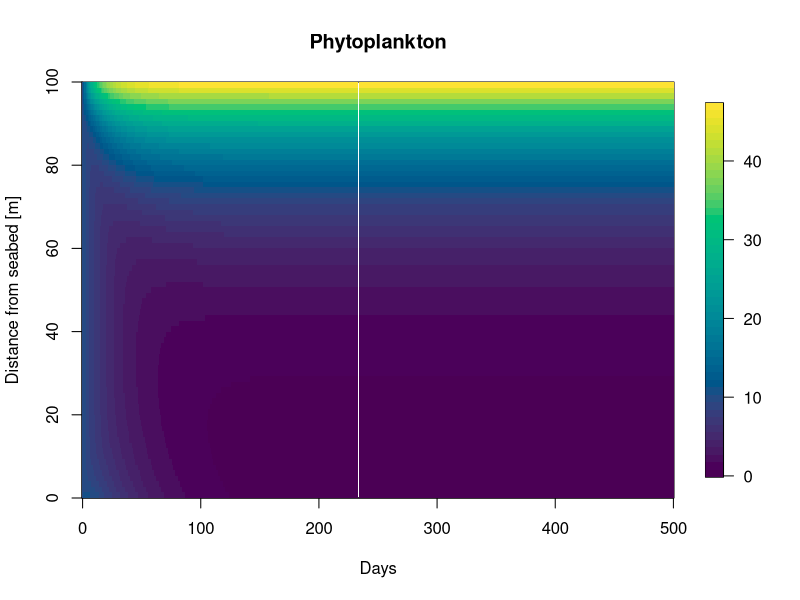
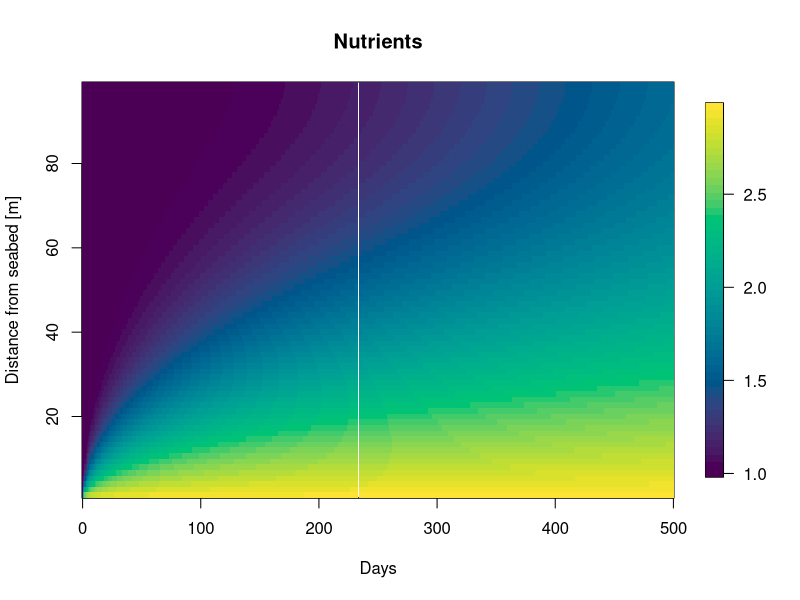
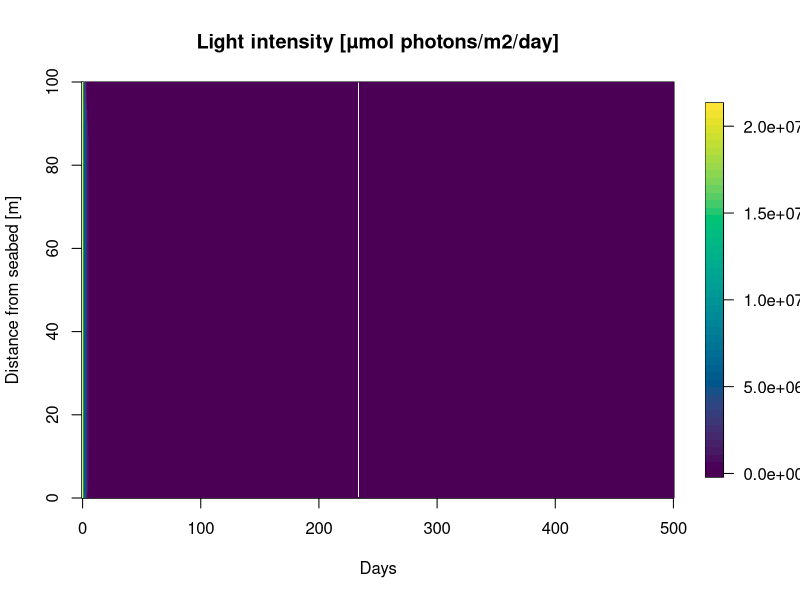
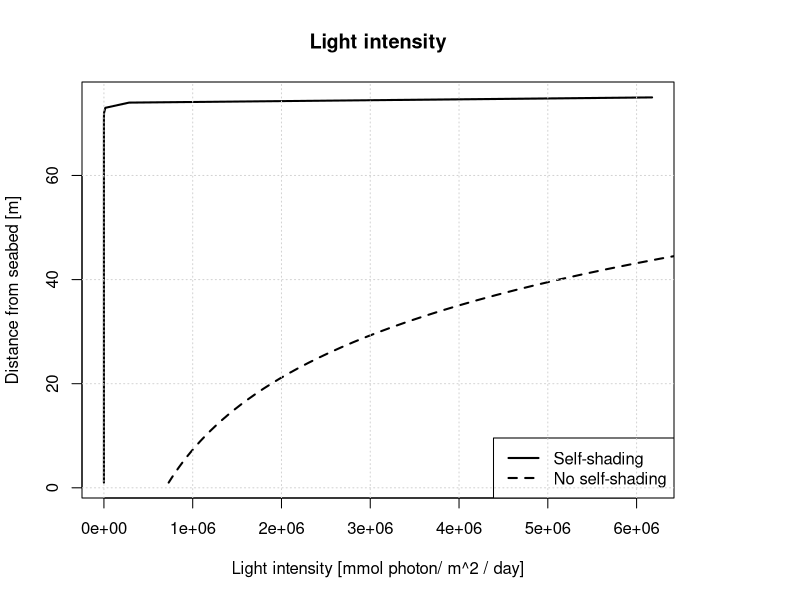
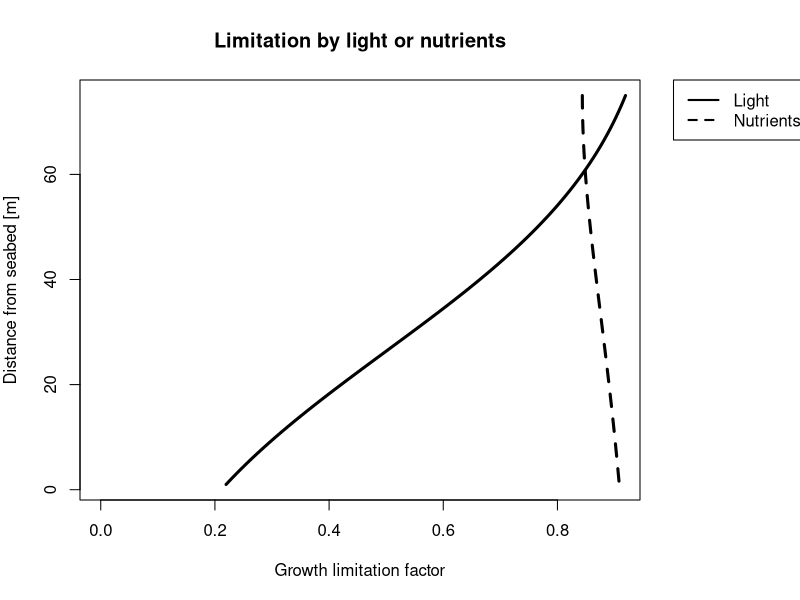
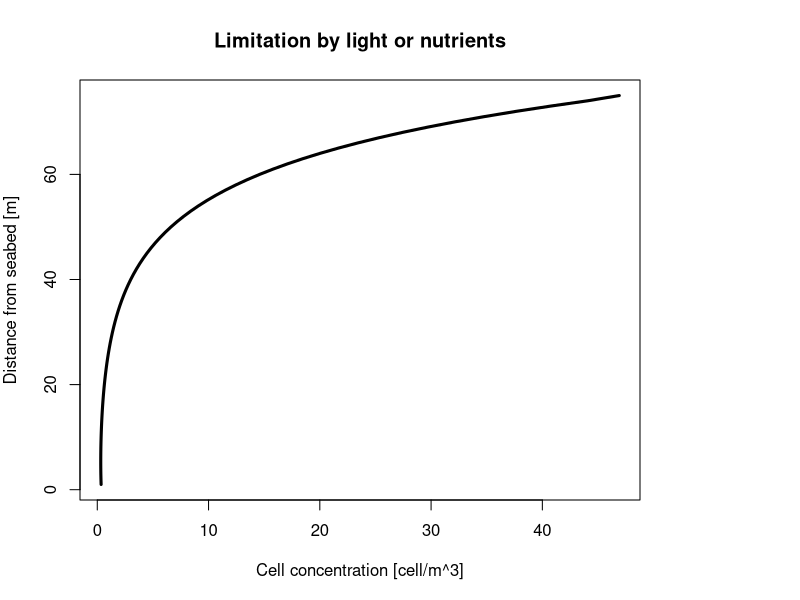
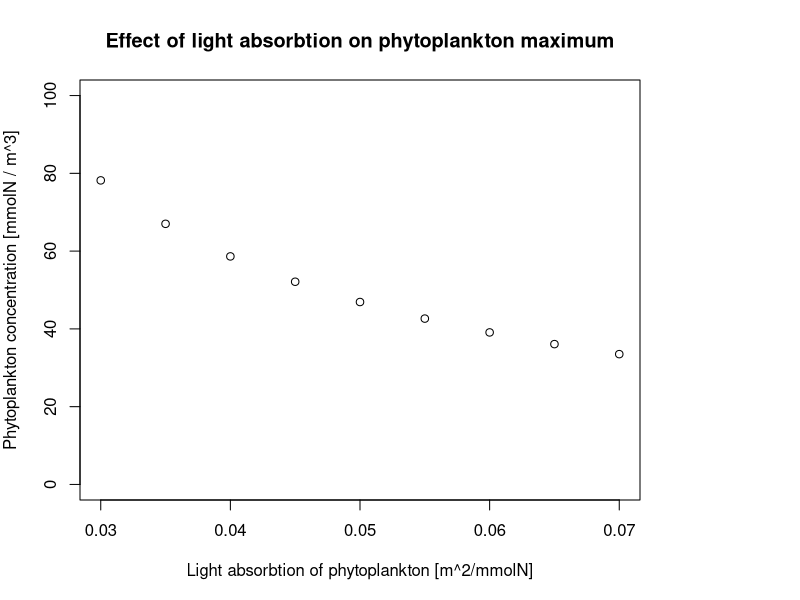
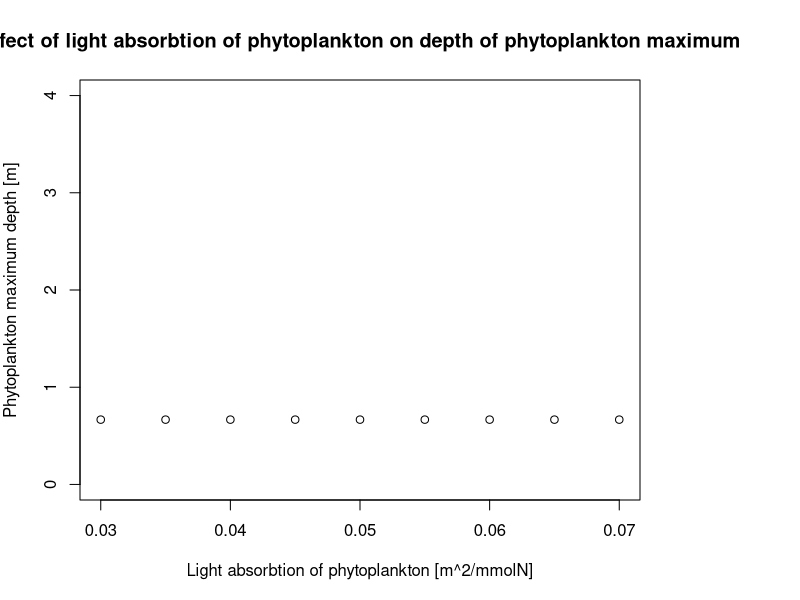

Here is the R script that generated these plots, in order:
#' ---
#' title: Nutrient in the water column
#' author: Léa Krejci
#' date: 12 February 2024
#' ---

#### Packages ####
library(deSolve)
library(fields)

##### Parameters ####
# D <- 5 #[m^2/day]
# Iin <- 350 * 60 * 60 * 24 #[µmol photons /m^2 /day]
# kw <- 0.2 #[/m]
# kp <- 15e-7 #[m^2 / cell]
# m <- 0.01 * 24 #[/day]
# u <- 0.96 #[/day]
# depth <- 100 #[m]
# deltaZ <- 2.5 #[m]
# param.n <- depth/deltaZ
# gmax <- 0.04 * 24
# H.L <- 30 * 60 * 60 *24 # [µmol photons / m^2 / day]
# H.N <- 0.0425 # [mmol nutrient / m^3]
# Nb <- 5 # [mmol nutrient / m^3]
# yield <- 1e-9 # [mmol nutrient / cell]

# leonor's parameters
# n <- 100
# d <- 100
# param.deltaZ <- d/n
# t <- 100
# param.u <- 0.04
# param.D <- 5
# z <- c()
# param.kw <- 0.2
# param.kp <- 15*10^(-7)
# param.Iin <- 350
# param.HI <- 30
# param.gmax <-0.04
# param.m <- 0.01
# param.HN <- 0.0425
# param.Nb <- 47.5
# param.yield <- 10^(-9)


# # these parameters work
# n <- 75
# d <- 100 #[m]
# param.deltaZ <- d/n #[m]
# t <- 300
# param.u <- 0.042 * 24 #[m/day]
# param.D <- 43.2 #[m^2/day]
# z <- c()
# param.kw <- 0.2 #[/m]
# param.kp <- 15e-12 #[m^2 / cell]
# param.Iin <- 350 * 60 * 60 * 24 #[µmol photons /m^2 /day]
# param.HI <- 30 * 60 * 60 *24 # [µmol photons / m^2 / day]
# param.gmax <- 0.04 * 24 #[/day]
# param.m <- 0.01 * 24 #[/day]
# param.HN <- 0.0425 # [mmol nutrient / m^3]
# param.Nb <- 5 # [mmol nutrient / m^3]
# param.yield <- 1e-9 # [mmol nutrient / cell]

# new parameters in mmol.N
n <- 75
d <- 100 #[m]
param.deltaZ <- d/n #[m]
t <- 300
param.u <- 0.0042 * 24 * 2 #[m/day]
param.D <- 5 #[m^2/day]
z <- c()
param.kw <-  0.0375 #[/m]
param.kp <- 0.05 #[m^2 / mmol.N]
param.Iin <- 350 * 60 * 60 * 24 #[µmol photons /m^2 /day]
param.HI <- 30 * 60 * 60 *24 # [µmol photons / m^2 / day]
param.gmax <- 0.5 #[/day]
param.m <-  0.03 #[/day]
param.HN <-  0.3 # [mmol.N / m^3]
param.Nb <- 3 # [mmol.N / m^3]
param.yield <- 1e-9 # [mmol nutrient / cell]
param.gamma <- 1.5 # [m^3 /mmol N / day]
param.w <- 15 # [m/day]
param.rem <- 0.1 # [/day]

#dev.off()

params <- list(param.D = param.D , param.Iin = param.Iin, param.kw = 0.2, param.kp = param.kp,
                param.m = param.m, param.u = param.u, d = d, param.deltaZ = param.deltaZ, n = n,
               param.gmax = param.gmax, param.HI = param.HI, param.HN = param.HN)

no.shading <- list(param.D = param.D , param.Iin = param.Iin, param.kw = 0.2, param.kp = 0,
               param.m = param.m, param.u = param.u, d = d, param.deltaZ = param.deltaZ, n = n,
               param.gmax = param.gmax, param.HI = param.HI, param.HN = param.HN)


##### Set up grid ####
z = seq(param.deltaZ/2, by = param.deltaZ, to = d)

##### Initial conditions #####
phi <- rep(10,n) # set up phi0
#phi[10] <- 1000

N <- rep(1,n) # set up N0

P <- phi[1]

Y.init <- c(phi,N)

# set up light intensity
#leonor
lightloss = function (P, param){
  integral = cumsum((param.kw + param.kp*P)*param.deltaZ) - 0.5*param.deltaZ*(param.kw + param.kp*P)
  I <- param.Iin*exp(- integral)
  
  return(I)
}

lightloss(P, params)

##### Derivative function #####
# leonor
derivative = function(t, Y, params) {
  
  phi <- Y[1:n]
  N <- Y[(n+1):(2*n)]
  
  Ja <- rep(0, n+1)
  Jd <- rep(0, n+1)
  JN <- rep(0,n+1)
  
  for(i in 2:n){
    Ja[i] <- param.u*phi[i-1]
    Jd[i] <- -param.D*(phi[i]-phi[i-1])/param.deltaZ
    JN[i] <- -param.D*(N[i]-N[i-1])/param.deltaZ 
  }
  
  #Boundary conditions  
  Ja[1] <- 0
  Ja[n+1] <- 0
  Jd[1] <- 0
  Jd[n+1] <- 0
  JN[n+1] <- -param.D*(param.Nb-N[n])/param.deltaZ
  JN[1] <- 0
  
  J <- Ja + Jd 
  
  dphi_dt <- seq (1,n,1)
  dN_dt <- seq (1,n,1)
  
  # calculate growth rate
  I = lightloss(phi, params)
  growth.L <- I / (param.HI + I)
  growth.N <- N / (param.HN + N)
  
  growth <- param.gmax * pmin(growth.L, growth.N) - param.m
  
  
  for (i in 1:n){
    dphi_dt[i] <- growth[i]*phi[i] - (J[i+1]- J[i])/param.deltaZ
    dN_dt[i] <- -param.yield*growth[i]*phi[i] - (JN[i+1]- JN[i])/param.deltaZ
  }
  
  return( list(c(dphi_dt, dN_dt)) )
}

times <- seq(0,500,1)  

derivative.out <- ode(Y.init, times, derivative, parms = params)

phi.out <- derivative.out[,2:(n+1)]
N.out <- derivative.out[,(n+2):(2*n+1)]

# plots 
image.plot(x = times, y = z, phi.out[,ncol(phi.out):1],
           ylab = "Distance from seabed [m]", xlab = "Days", col = hcl.colors(50, "viridis"),
           main = "Phytoplankton")
#
image.plot(x = times, y = z, N.out[,ncol(N.out):2],
           ylab = "Distance from seabed [m]", xlab = "Days", col = hcl.colors(50, "viridis"),
           main = "Nutrients")

# plot light as a function of depth
light <- sapply(seq_len(ncol(phi.out)), function(i) lightloss(phi.out[, i], param))

image.plot(x = times, y = z, light[,ncol(light):1],
           ylab = "Distance from seabed [m]", xlab = "Days", col = hcl.colors(50, "viridis"),
           main = "Light intensity [µmol photons/m2/day]")

plot(x = lightloss(phi.out[nrow(phi.out),], params), y = n:1, type = "l", main = "Light intensity",
     ylab = "Distance from seabed [m]", xlab = "Light intensity [mmol photon/ m^2 / day]",
     pch = 3, lwd = 2)
param.kp <- 0
lines(x = lightloss(phi.out[nrow(phi.out),],no.shading), y = n:1, type = "l", lty = 2, lwd = 2)
legend("bottomright", legend = c("Self-shading", "No self-shading"), lty = c(1,2), lwd = 2)
param.kp <- 15e-12 #[m^2 / cell]
grid()

# plot light and nutrient limitation as a function of depth
growth.lim.L <- lightloss(phi.out[nrow(phi.out),]) / (param.HI + lightloss(phi.out[nrow(phi.out),]))
growth.lim.N <- N.out[nrow(N.out),] / (param.HN + N.out[nrow(N.out),])


par(mar=c(5, 4, 4, 8), xpd=TRUE) # adds space next to the plot so we can put a legend there
plot(x = growth.lim.L, y = n:1, type = "l", xlim = c(0, max(growth.lim.N)),
     main = "Limitation by light or nutrients", ylab = "Distance from seabed [m]",
     xlab = "Growth limitation factor", lwd = 3)
lines(x = growth.lim.N, y = n:1, type = "l", lwd = 3, lty = 2)
legend("topright", inset=c(-0.3, 0), legend = c("Light", "Nutrients"), lty = c(1,2), lwd = 2)

plot(x = phi.out[nrow(phi.out),], y = n:1, type = "l",
     main = "Limitation by light or nutrients", ylab = "Distance from seabed [m]",
     xlab = "Cell concentration [cell/m^3]", lwd = 3)


# sensitivity analysis

# find depth of maximum phytoplankton concentration
find.max <- function(phi, params){
  phi.max <- max(phi)
  depth.max <- z[(which.max.matrix(phi))[2]]
  return(c(phi.max, depth.max))
}

find.max(phi.out,params)

plot(y = seq(0, 100, 25), x = seq(0.03, 0.07, 0.01), col = 0,
     main = "Effect of light absorbtion on phytoplankton maximum",
     xlab = "Light absorbtion of phytoplankton [m^2/mmolN]",
     ylab = "Phytoplankton concentration [mmolN / m^3]")

# loop over different kp values
 for (i in 1:10){
   param.kp <- (seq(0.03, 0.07, 0.005))[i]
   
   times <- seq(0,500,1)  
   
   derivative.out <- ode(Y.init, times, derivative, parms = params)
   
   phi.out <- derivative.out[,2:(n+1)]
   N.out <- derivative.out[,(n+2):(2*n+1)]
   
   find.max(phi.out, params)
   
   points(y = find.max(phi.out, params)[1], x = param.kp )
 }

plot(y = seq(0, 4, 1), x = seq(0.03, 0.07, 0.01), col = 0,
     main = "Effect of light absorbtion of phytoplankton on depth of phytoplankton maximum",
     xlab = "Light absorbtion of phytoplankton [m^2/mmolN]",
     ylab = "Phytoplankton maximum depth [m]")

# loop over different kp values
for (i in 1:10){
  param.kp <- (seq(0.03, 0.07, 0.005))[i]
  
  times <- seq(0,500,1)  
  
  derivative.out <- ode(Y.init, times, derivative, parms = params)
  
  phi.out <- derivative.out[,2:(n+1)]
  N.out <- derivative.out[,(n+2):(2*n+1)]
  
  find.max(phi.out, params)
  
  points(y = find.max(phi.out, params)[2], x = param.kp )
}

plot(y = seq(0, 100, 25), x = seq(0, 100, 25), col = 0,
     main = "Effect of light absorbtion on phytoplankton maximum",
     xlab = "Light absorbtion of phytoplankton [m^2/mmolN]",
     ylab = "Phytoplankton concentration [mmolN / m^3]")

for (i in 1:10){
  param.kp <- (seq(0.03, 0.07, 0.005))[i]

  times <- seq(0,500,1)

  derivative.out <- ode(Y.init, times, derivative, parms = params)

  phi.out <- derivative.out[,2:(n+1)]
  N.out <- derivative.out[,(n+2):(2*n+1)]

  lines(x = tail(phi.out,1))
}

# 
# 
# 
# # alternative approach
# # light <- lightloss(phi.out[,1])
# # for (i in 2:ncol(phi.out)){
# #   new_light <- lightloss(phi.out[,i])
# #   light <- cbind(light, new_light)
# # }
